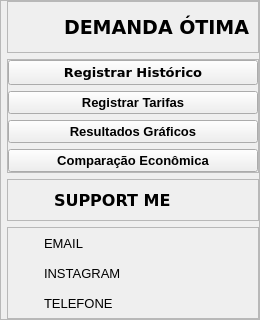
     <widget class="QFrame" name="left_menu_widget">
      <property name="styleSheet">
       <string notr="true"/>
      </property>
      <property name="frameShape">
       <enum>QFrame::StyledPanel</enum>
      </property>
      <property name="frameShadow">
       <enum>QFrame::Raised</enum>
      </property>
      <layout class="QVBoxLayout" name="verticalLayout">
       <property name="spacing">
        <number>6</number>
       </property>
       <property name="leftMargin">
        <number>6</number>
       </property>
       <property name="topMargin">
        <number>0</number>
       </property>
       <property name="rightMargin">
        <number>0</number>
       </property>
       <property name="bottomMargin">
        <number>0</number>
       </property>
       <item alignment="Qt::AlignTop">
        <widget class="QFrame" name="frame_3">
         <property name="styleSheet">
          <string notr="true"/>
         </property>
         <property name="frameShape">
          <enum>QFrame::StyledPanel</enum>
         </property>
         <property name="frameShadow">
          <enum>QFrame::Raised</enum>
         </property>
         <layout class="QHBoxLayout" name="horizontalLayout_2">
          <property name="spacing">
           <number>6</number>
          </property>
          <property name="leftMargin">
           <number>0</number>
          </property>
          <property name="topMargin">
           <number>0</number>
          </property>
          <property name="rightMargin">
           <number>0</number>
          </property>
          <property name="bottomMargin">
           <number>0</number>
          </property>
          <item>
           <widget class="QLabel" name="label">
            <property name="minimumSize">
             <size>
              <width>50</width>
              <height>50</height>
             </size>
            </property>
            <property name="maximumSize">
             <size>
              <width>50</width>
              <height>50</height>
             </size>
            </property>
            <property name="text">
             <string/>
            </property>
            <property name="pixmap">
             <pixmap>Icons/zap.png</pixmap>
            </property>
            <property name="scaledContents">
             <bool>true</bool>
            </property>
           </widget>
          </item>
          <item>
           <widget class="QLabel" name="label_2">
            <property name="font">
             <font>
              <family>Verdana</family>
              <pointsize>14</pointsize>
              <weight>75</weight>
              <bold>true</bold>
             </font>
            </property>
            <property name="text">
             <string>DEMANDA ÓTIMA</string>
            </property>
            <property name="scaledContents">
             <bool>false</bool>
            </property>
           </widget>
          </item>
         </layout>
        </widget>
       </item>
       <item alignment="Qt::AlignTop">
        <widget class="QFrame" name="frame_4">
         <property name="sizePolicy">
          <sizepolicy hsizetype="Preferred" vsizetype="Expanding">
           <horstretch>0</horstretch>
           <verstretch>0</verstretch>
          </sizepolicy>
         </property>
         <property name="styleSheet">
          <string notr="true"/>
         </property>
         <property name="frameShape">
          <enum>QFrame::StyledPanel</enum>
         </property>
         <property name="frameShadow">
          <enum>QFrame::Raised</enum>
         </property>
         <layout class="QVBoxLayout" name="verticalLayout_2">
          <property name="spacing">
           <number>6</number>
          </property>
          <property name="leftMargin">
           <number>0</number>
          </property>
          <property name="topMargin">
           <number>0</number>
          </property>
          <property name="rightMargin">
           <number>0</number>
          </property>
          <property name="bottomMargin">
           <number>0</number>
          </property>
          <item alignment="Qt::AlignLeft">
           <widget class="QPushButton" name="pushButton_0">
            <property name="minimumSize">
             <size>
              <width>250</width>
              <height>0</height>
             </size>
            </property>
            <property name="font">
             <font>
              <family>Verdana</family>
              <pointsize>10</pointsize>
              <weight>75</weight>
              <bold>true</bold>
             </font>
            </property>
            <property name="mouseTracking">
             <bool>false</bool>
            </property>
            <property name="focusPolicy">
             <enum>Qt::StrongFocus</enum>
            </property>
            <property name="contextMenuPolicy">
             <enum>Qt::DefaultContextMenu</enum>
            </property>
            <property name="autoFillBackground">
             <bool>false</bool>
            </property>
            <property name="styleSheet">
             <string notr="true"/>
            </property>
            <property name="text">
             <string>Registrar Histórico</string>
            </property>
            <property name="icon">
             <iconset>
              <normaloff>Icons/bar-chart-2_disabled.png</normaloff>Icons/bar-chart-2_disabled.png</iconset>
            </property>
            <property name="autoDefault">
             <bool>false</bool>
            </property>
            <property name="default">
             <bool>false</bool>
            </property>
            <property name="flat">
             <bool>false</bool>
            </property>
           </widget>
          </item>
          <item alignment="Qt::AlignLeft">
           <widget class="QPushButton" name="pushButton_1">
            <property name="minimumSize">
             <size>
              <width>250</width>
              <height>0</height>
             </size>
            </property>
            <property name="maximumSize">
             <size>
              <width>250</width>
              <height>16777215</height>
             </size>
            </property>
            <property name="font">
             <font>
              <family>MS Shell Dlg 2</family>
              <pointsize>10</pointsize>
              <weight>75</weight>
              <bold>true</bold>
             </font>
            </property>
            <property name="text">
             <string>Registrar Tarifas</string>
            </property>
            <property name="icon">
             <iconset>
              <normaloff>Icons/dollar-sign_disabled.png</normaloff>Icons/dollar-sign_disabled.png</iconset>
            </property>
           </widget>
          </item>
          <item>
           <widget class="QPushButton" name="pushButton_3">
            <property name="minimumSize">
             <size>
              <width>250</width>
              <height>0</height>
             </size>
            </property>
            <property name="font">
             <font>
              <family>MS Shell Dlg 2</family>
              <pointsize>10</pointsize>
              <weight>75</weight>
              <bold>true</bold>
             </font>
            </property>
            <property name="text">
             <string>Resultados Gráficos</string>
            </property>
            <property name="icon">
             <iconset>
              <normaloff>Icons/pie-chart_focus.png</normaloff>Icons/pie-chart_focus.png</iconset>
            </property>
           </widget>
          </item>
          <item alignment="Qt::AlignLeft">
           <widget class="QPushButton" name="pushButton_2">
            <property name="minimumSize">
             <size>
              <width>250</width>
              <height>0</height>
             </size>
            </property>
            <property name="maximumSize">
             <size>
              <width>250</width>
              <height>16777215</height>
             </size>
            </property>
            <property name="font">
             <font>
              <family>MS Shell Dlg 2</family>
              <pointsize>10</pointsize>
              <weight>75</weight>
              <bold>true</bold>
             </font>
            </property>
            <property name="text">
             <string>Comparação Econômica</string>
            </property>
            <property name="icon">
             <iconset>
              <normaloff>Icons/percent_disabled.png</normaloff>Icons/percent_disabled.png</iconset>
            </property>
           </widget>
          </item>
         </layout>
        </widget>
       </item>
       <item alignment="Qt::AlignBottom">
        <widget class="QFrame" name="frame_5">
         <property name="sizePolicy">
          <sizepolicy hsizetype="Preferred" vsizetype="Preferred">
           <horstretch>0</horstretch>
           <verstretch>0</verstretch>
          </sizepolicy>
         </property>
         <property name="frameShape">
          <enum>QFrame::StyledPanel</enum>
         </property>
         <property name="frameShadow">
          <enum>QFrame::Raised</enum>
         </property>
         <layout class="QHBoxLayout" name="horizontalLayout_3">
          <property name="spacing">
           <number>6</number>
          </property>
          <property name="leftMargin">
           <number>0</number>
          </property>
          <property name="topMargin">
           <number>0</number>
          </property>
          <property name="rightMargin">
           <number>0</number>
          </property>
          <property name="bottomMargin">
           <number>0</number>
          </property>
          <item>
           <widget class="QLabel" name="label_3">
            <property name="minimumSize">
             <size>
              <width>40</width>
              <height>40</height>
             </size>
            </property>
            <property name="maximumSize">
             <size>
              <width>40</width>
              <height>40</height>
             </size>
            </property>
            <property name="text">
             <string/>
            </property>
            <property name="pixmap">
             <pixmap>Icons/smile.png</pixmap>
            </property>
            <property name="scaledContents">
             <bool>true</bool>
            </property>
           </widget>
          </item>
          <item>
           <widget class="QLabel" name="label_4">
            <property name="font">
             <font>
              <family>Verdana</family>
              <pointsize>12</pointsize>
              <weight>75</weight>
              <bold>true</bold>
             </font>
            </property>
            <property name="text">
             <string>SUPPORT ME</string>
            </property>
            <property name="scaledContents">
             <bool>true</bool>
            </property>
           </widget>
          </item>
         </layout>
        </widget>
       </item>
       <item>
        <widget class="QFrame" name="frame_6">
         <property name="sizePolicy">
          <sizepolicy hsizetype="Preferred" vsizetype="Preferred">
           <horstretch>0</horstretch>
           <verstretch>0</verstretch>
          </sizepolicy>
         </property>
         <property name="frameShape">
          <enum>QFrame::StyledPanel</enum>
         </property>
         <property name="frameShadow">
          <enum>QFrame::Raised</enum>
         </property>
         <layout class="QGridLayout" name="gridLayout_2">
          <property name="leftMargin">
           <number>0</number>
          </property>
          <property name="topMargin">
           <number>0</number>
          </property>
          <property name="rightMargin">
           <number>0</number>
          </property>
          <property name="bottomMargin">
           <number>0</number>
          </property>
          <property name="horizontalSpacing">
           <number>6</number>
          </property>
          <property name="verticalSpacing">
           <number>0</number>
          </property>
          <item row="0" column="1">
           <widget class="QLabel" name="label_5">
            <property name="minimumSize">
             <size>
              <width>30</width>
              <height>30</height>
             </size>
            </property>
            <property name="maximumSize">
             <size>
              <width>16777215</width>
              <height>16777215</height>
             </size>
            </property>
            <property name="font">
             <font>
              <family>MS Shell Dlg 2</family>
              <pointsize>10</pointsize>
             </font>
            </property>
            <property name="styleSheet">
             <string notr="true"/>
            </property>
            <property name="text">
             <string>EMAIL</string>
            </property>
            <property name="scaledContents">
             <bool>true</bool>
            </property>
            <property name="alignment">
             <set>Qt::AlignLeading|Qt::AlignLeft|Qt::AlignVCenter</set>
            </property>
            <property name="wordWrap">
             <bool>false</bool>
            </property>
           </widget>
          </item>
          <item row="2" column="1">
           <widget class="QLabel" name="label_7">
            <property name="font">
             <font>
              <family>MS Shell Dlg 2</family>
              <pointsize>10</pointsize>
              <italic>false</italic>
             </font>
            </property>
            <property name="text">
             <string>TELEFONE</string>
            </property>
            <property name="scaledContents">
             <bool>true</bool>
            </property>
           </widget>
          </item>
          <item row="1" column="1">
           <widget class="QLabel" name="label_6">
            <property name="font">
             <font>
              <family>MS Shell Dlg 2</family>
              <pointsize>10</pointsize>
             </font>
            </property>
            <property name="text">
             <string>INSTAGRAM</string>
            </property>
            <property name="scaledContents">
             <bool>true</bool>
            </property>
           </widget>
          </item>
          <item row="0" column="0">
           <widget class="QLabel" name="label_12">
            <property name="minimumSize">
             <size>
              <width>30</width>
              <height>30</height>
             </size>
            </property>
            <property name="maximumSize">
             <size>
              <width>30</width>
              <height>30</height>
             </size>
            </property>
            <property name="text">
             <string/>
            </property>
            <property name="pixmap">
             <pixmap>Icons/mail.png</pixmap>
            </property>
            <property name="scaledContents">
             <bool>true</bool>
            </property>
           </widget>
          </item>
          <item row="1" column="0">
           <widget class="QLabel" name="label_13">
            <property name="minimumSize">
             <size>
              <width>30</width>
              <height>30</height>
             </size>
            </property>
            <property name="maximumSize">
             <size>
              <width>30</width>
              <height>30</height>
             </size>
            </property>
            <property name="text">
             <string/>
            </property>
            <property name="pixmap">
             <pixmap>Icons/instagram.png</pixmap>
            </property>
            <property name="scaledContents">
             <bool>true</bool>
            </property>
           </widget>
          </item>
          <item row="2" column="0">
           <widget class="QLabel" name="label_14">
            <property name="minimumSize">
             <size>
              <width>30</width>
              <height>30</height>
             </size>
            </property>
            <property name="maximumSize">
             <size>
              <width>30</width>
              <height>30</height>
             </size>
            </property>
            <property name="text">
             <string/>
            </property>
            <property name="pixmap">
             <pixmap>Icons/phone.png</pixmap>
            </property>
            <property name="scaledContents">
             <bool>true</bool>
            </property>
           </widget>
          </item>
         </layout>
        </widget>
       </item>
      </layout>
     </widget>
